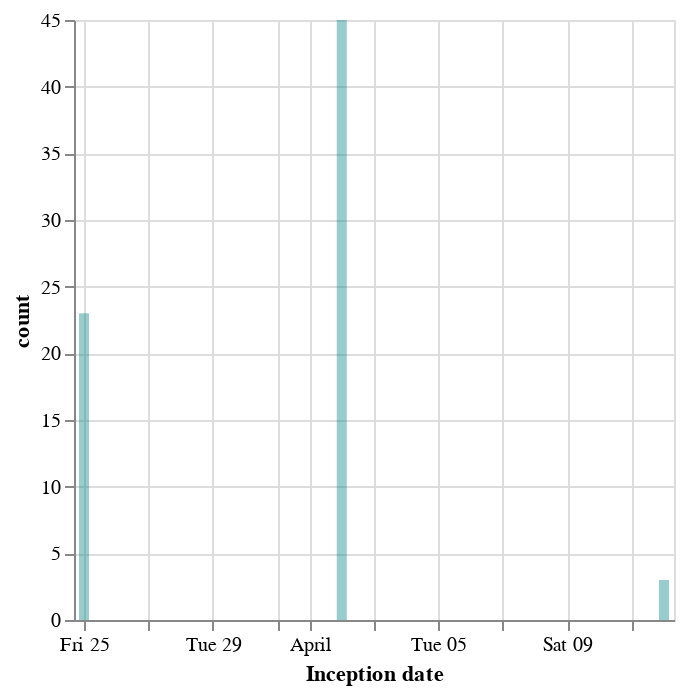

The cell this chart's notebook holds for it:
### Markdown cell above
From within a browser you get the error `Javascript Error: requirejs is not defined`, and external viewers
see no output.

As a (hopefully) short-term work-around, I have the `vlShow` helper,
which converts the `VegaLite` type into one that can be automatically-displayed by Jupyter Lab:

### Code cell
vlShow vl1

### Figure 1 — Vega-Lite specification as saved in the notebook (floating-point values rounded to 4 significant figures)
{"$schema": "https://vega.github.io/schema/vega-lite/v3.json", "background": "white", "data": {"format": {"parse": {"start": "date:'%Y-%m-%d'"}}, "values": [{"count": 23, "start": "2011-03-25"}, {"count": 45, "start": "2011-04-02"}, {"count": 3, "start": "2011-04-12"}]}, "description": "A very exciting bar chart", "encoding": {"x": {"axis": {"title": "Inception date"}, "field": "start", "type": "temporal"}, "y": {"field": "count", "type": "quantitative"}}, "mark": {"color": "teal", "opacity": 0.4, "type": "bar"}}
